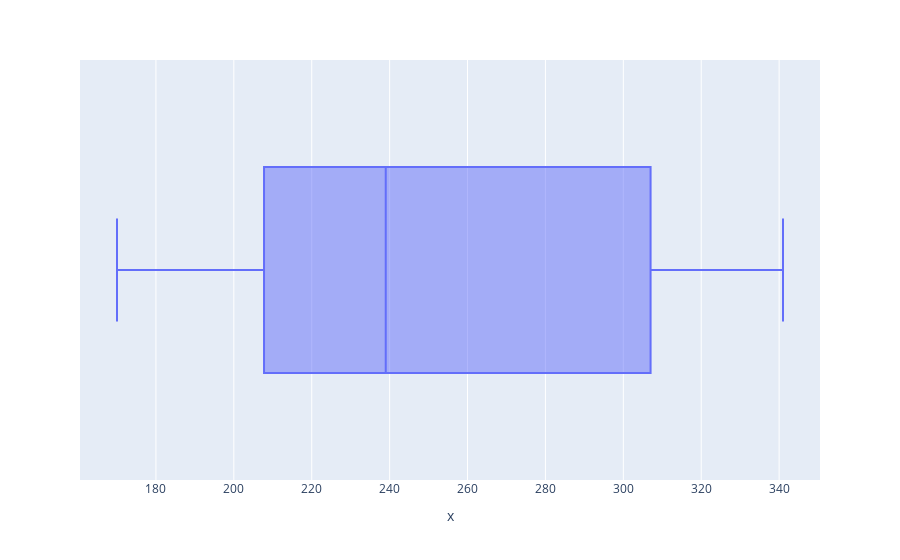

The cell this chart's notebook holds for it:
### Markdown cell above
###**QUESTION 4**

Construct a boxplot for your variable.

### Code cell
#Boxplot of Wt
px.box(x=df['Wt'])

### Figure 1 — Plotly figure (JSON) as saved in the notebook; plotly's stock layout.template omitted (floating-point values rounded to 4 significant figures; data arrays with more than 128 entries replaced by an {"elided": "..."} marker saying what was removed)
{"data": [{"alignmentgroup": "True", "hovertemplate": "x=%{x}<extra></extra>", "legendgroup": "", "marker": {"color": "#636efa"}, "name": "", "notched": false, "offsetgroup": "", "orientation": "h", "showlegend": false, "type": "box", "x": {"elided": "133 int values"}, "x0": " ", "xaxis": "x", "y0": " ", "yaxis": "y"}], "layout": {"boxmode": "group", "legend": {"tracegroupgap": 0}, "margin": {"t": 60}, "xaxis": {"anchor": "y", "domain": [0, 1], "title": {"text": "x"}}, "yaxis": {"anchor": "x", "domain": [0, 1]}}}
